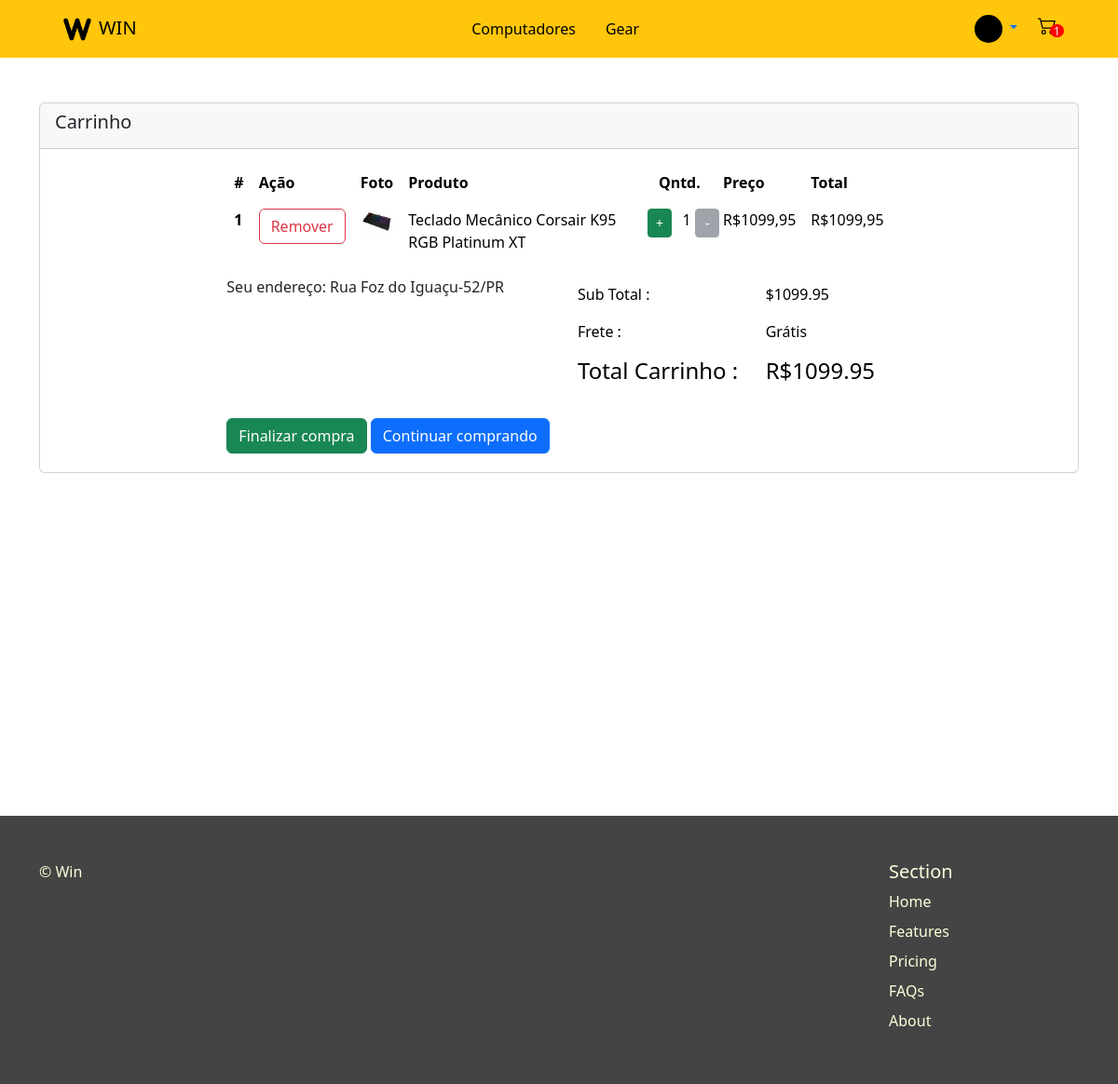
The app's page /carrinho (signed in) with its own data.
### venda/models.py (models this page shows, shortened)
class Usuario(AbstractUser):
    email = models.EmailField()
    cpf = models.IntegerField(null=True, blank=True)
    cep = models.IntegerField(null=True, blank=True)
    foto = models.ImageField(default='profiles_img/perfil.png', upload_to="profiles_img/")
    endereco = models.OneToOneField(Endereco, on_delete=models.CASCADE, null=True)
    numero = models.IntegerField(null=True, blank=True)

class Carrinho(models.Model):
    id = models.UUIDField(primary_key=True, default=uuid.uuid4)
    user = models.ForeignKey(Usuario, on_delete=models.CASCADE)
    completed = models.BooleanField(default=False)
    @property
    def num_itens_carrinho(self):
        itens = self.itenscarrinho.all()
        quantidade = sum([item.quantidade for item in itens])
        return quantidade
    @property
    def subtotal_carrinho(self):
        produtos = self.itenscarrinho.all()
        total = sum([produto.total for produto in produtos])
        preco_total = f"{total:.2f}"
        return preco_total

class ItemCarrinho(models.Model):
    produto = models.ForeignKey('Produto', on_delete=models.CASCADE, related_name='itens')
    carrinho = models.ForeignKey('Carrinho', on_delete=models.CASCADE, related_name='itenscarrinho')
    quantidade = models.IntegerField(default=0)
    @property
    def total(self):
        total = self.produto.preco * self.quantidade
        return total

class Produto(models.Model):
    nome = models.CharField(max_length=100, help_text='Nome')
    descricao = models.TextField(max_length=500, help_text='Descrição')
    preco = models.FloatField(help_text='Preço')
    imagem = models.ImageField(upload_to='images', default='Sem imagem')
    estoque = models.IntegerField(default=0)
    CATEGORIAS = (
        ('c', 'Computador'),
        ('p', 'Periférico'),
    )
    categoria = models.CharField(max_length=1,
                                 choices=CATEGORIAS,
                                 default='c',
                                 blank=True,
                                 help_text='Categoria do produto')

class Endereco(models.Model):
    id = models.UUIDField(primary_key=True, default=uuid.uuid4, help_text='ID')
    uf = models.CharField(max_length=100, default='')
    localidade = models.CharField(max_length=100, default='')
    logradouro = models.CharField(max_length=100, default='')
    bairro = models.CharField(max_length=100, default='')

### venda/views.py (the view)
# urls.py: path('carrinho', views.carrinho, name="carrinho"),
def carrinho(request):
    endereco = request.session.get('endereco')
    carrinho = None
    itenscarrinho = []
    if request.user.is_authenticated:
        carrinho, created = Carrinho.objects.get_or_create(user=request.user, completed=False)
        itenscarrinho = carrinho.itenscarrinho.all()
    context = {"carrinho": carrinho, "itens": itenscarrinho, 'endereco': endereco}
    return render(request, "venda/carrinho.html", context)

### venda/context_processors.py (called while the page is built)
def carrinho(request):
    if request.user.is_authenticated:
        carrinho, created = Carrinho.objects.get_or_create(user=request.user, completed=False)
        return {'carrinho': carrinho}
    else:
        return {'carrinho':0}

### venda/templates/venda/carrinho.html (shortened to what this page needs)
{% extends 'base_generic.html' %}
{% load static %}
{% block content %}
<link rel="stylesheet" href="https://cdn.jsdelivr.net/npm/remixicon@2.5.0/fonts/remixicon.css">
<div class="container">
<div class="contentbar">
        <div class="row">
            <div class="col-md-12 col-lg-12 col-xl-12">
                <div class="card my-5">
                    <div class="card-header">
                        <h5 class="card-title">Carrinho</h5>
                    </div>
                    <div class="card-body">
                        <div class="row justify-content-center">
                            <div class="col-lg-10 col-xl-8">
                                <div class="cart-container">
                                    <div class="cart-head">
                                        <div class="table-responsive">
                                            <table class="table table-borderless">
                                                <thead>
                                                    <tr>
                                                        <th scope="col">#</th>
                                                        <th scope="col">Ação</th>
                                                        <th scope="col">Foto</th>
                                                        <th scope="col">Produto</th>
                                                        <th scope="col">Qntd.</th>
                                                        <th scope="col">Preço</th>
                                                        <th scope="col" class="text-right">Total</th>
                                                    </tr>
                                                </thead>
                                                <tbody>
                                                {% for item in itens %}
                                                    <tr>
                                                        <th scope="row">{{ forloop.counter }}</th>
                                                        <td><button class="btn cart-btn btn-outline-danger" value="{{ item.produto.id }}">Remover</button></td>
                                                        <td><img src="{{ item.produto.imagem.url }}" class="img-fluid" width="35" height="35" alt="product"></td>
                                                        <td>{{ item.produto.nome }}</td>
                                                        <td>
                                                            <div class="row row-cols-3">
                                                                <button class=" btn cart-btn btn-success btn-sm" value="{{ item.produto.id }}">+</button>
                                                                <div class="justify-items-center">{{ item.quantidade }}</div>
                                                                {% if item.quantidade == 1 %}
                                                                    <button class="btn cart-btn btn-secondary btn-sm" value="{{ item.produto.id }}" disabled>-</button>
                                                                {% else %}
                                                                    <button class="btn cart-btn btn-danger btn-sm" value="{{ item.produto.id }}">-</button>
                                                                {% endif %}
                                                            </div>
                                                        </td>
                                                        <td>R${{ item.produto.preco }}</td>
                                                        <td class="text-right">R${{ item.total }}</td>
                                                    </tr>
                                                {% endfor %}
                                                </tbody>
                                            </table>
                                        </div>
                                    </div>
                                    <div class="cart-body">
                                        <div class="row">
                                            <div class="col-md-12 order-2 order-lg-1 col-lg-5 col-xl-6">
                                                {% if not user.is_authenticated %}
                                                    <p class="mb-0">Seu endereço:</p>
                                                    <div class="order-note">
                                                        <form name="myForm" action="." method="POST">
                                                            <label>
                                                                <input type="text" name="inputbox" value="" placeholder="CEP">
                                                            </label>
                                                            <input type="button" name="button" value="Click" onClick="meuEndereco(this.form)">
                                                        </form>
                                                        {% if endereco %}
                                                        <p id="endereco-entrega">{{ endereco }}</p>
                                                        {% endif %}
                                                    </div>
                                                {% else %}
                                                    <p class="mb-0">Seu endereço: {{user.endereco.logradouro}}-{{user.numero}}/{{user.endereco.uf}}</p>
                                                {% endif %}
                                            </div>
                                            <div class="col-md-12 order-1 order-lg-2 col-lg-7 col-xl-6">
                                                <div class="order-total table-responsive ">
                                                    <table class="table table-borderless text-right">
                                                        <tbody>
                                                            <tr>
                                                                <td>Sub Total :</td>
                                                                <td>${{ carrinho.subtotal_carrinho }}</td>
                                                            </tr>
                                                            <tr>
                                                                <td>Frete :</td>
                                                                <td>Grátis</td>
                                                            </tr>
                                                            <tr>
                                                                <td class="f-w-7 font-18"><h4>Total Carrinho :</h4></td>
                                                                <td class="f-w-7 font-18"><h4>R${{ carrinho.subtotal_carrinho }}</h4></td>
                                                            </tr>
                                                        </tbody>
                                                    </table>
                                                </div>
                                            </div>
                                        </div>
                                    </div>
                                    <div class="cart-footer text-right">
                                        <a href="{% url 'pagamento' %}" class="btn btn-success my-1">Finalizar compra</a>
                                        <a href="{% url 'gears' %}" class="btn btn-primary my-1">Continuar comprando</a>
                                    </div>
                                </div>
                            </div>
                        </div>
                    </div>
                </div>
            </div>
        </div>
    </div>
    </div>
    <main></main>
{% endblock %}

### venda/templates/navbar.html (shortened to what this page needs)
<nav class="navbar navbar-expand-lg navbar-dark bg-dark px-10" style="background-color: #FFC60B !important;">
    <div class="container-fluid">
      <a class="navbar-brand px-5" href="{% url 'home' %}" style="color: black !important;"><img src="../../../../media/logopreta.png" alt="logo da win informática" height="30" class="px-2">WIN</a>
      <ul class="nav justify-content-space-between">
        <li class="nav-item">
          <a class="nav-link" style="color: black !important;" href="{% url 'home' %}">Computadores</a>
        </li>
        <li class="nav-item">
          <a class="nav-link" style="color: black !important;" href="{% url 'gears' %}">Gear</a>
        </li>
      </ul>
      <ul class="nav justify-content-center px-5">
        {% if user.is_authenticated %}
            <li class="nav-item dropdown">
              <a class="nav-link dropdown-toggle" href="#" role="button" data-bs-toggle="dropdown" aria-expanded="false">
                  <img src="../../{{ user.foto }}" alt="avatar"
            class="rounded-circle img-fluid" style="width: 30px; height: 30px">
              </a>
            </li>
          {% else %}
          <li class="nav-item">
            <a class="nav-link" style="color: black !important;" href="{% url 'login' %}">Login</a>
          </li>
          {% endif %}
        <li class="nav-item">
            <div id="container-cart-icon">
                {% if user.is_authenticated %}
                <div id="navi"><div id="red-circle"><a id="inside-circle">{{ carrinho.num_itens_carrinho }}</a></div></div>
                <div id="infoi">
                    <a href="{% url 'carrinho' %}"><img src="../media/cart2.svg" height="20" width="32" /></a>
                </div>
                {% else %}
                <div id="navi"><div id="red-circle"><a id="inside-circle">0</a></div></div>
                <div id="infoi">
                    <a href="{% url 'login' %}"><img src="../../../../../../media/cart2.svg" height="20" width="32" /></a>
                </div>
                {% endif %}
            </div>
        </li>
      </ul>
    </div>
</nav>

### venda/static/css/styles.css (style rules this page uses)
#container-cart-icon { width: 25px; height: 25px; position: relative; padding: 16px; margin-top: 5px; }
main { height: 40vh; }
#navi, #infoi { width: 100%; height: 100%; position: absolute; top: 0; left: 0; }
#infoi { z-index: 10; }
#red-circle { background-color: rgb(255, 0, 0); border-radius: 50%; width: 0.9rem; height: 0.9rem; position: relative; top: 40%; left: 60%; z-index: 20; }
#inside-circle { font-size: 0.8rem; position: absolute; top: 1px; left: 25%; line-height: 12.5px; color: white; }

### records on screen
Usuario: foto (picture), endereco.logradouro "Rua Foz do Iguaçu", numero "52", endereco.uf "PR"
Carrinho: num_itens_carrinho "1", subtotal_carrinho "1099.95"
ItemCarrinho: produto.imagem (picture), produto.nome "Teclado Mecânico Corsair K95 RGB Platinum XT", quantidade "1", produto.preco "1099,95", total "1099,95"
